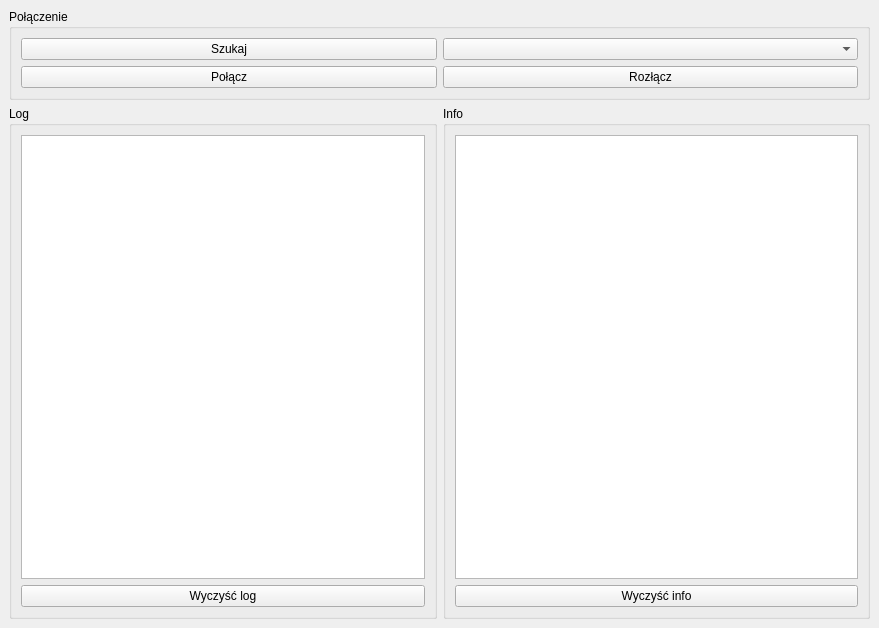
<?xml version="1.0" encoding="UTF-8"?>
<ui version="4.0">
 <class>connection</class>
 <widget class="QMainWindow" name="connection">
  <property name="geometry">
   <rect>
    <x>0</x>
    <y>0</y>
    <width>879</width>
    <height>628</height>
   </rect>
  </property>
  <property name="windowTitle">
   <string>MainWindow</string>
  </property>
  <widget class="QWidget" name="centralwidget">
   <layout class="QGridLayout" name="gridLayout_5">
    <item row="1" column="1">
     <widget class="QGroupBox" name="groupBox_4">
      <property name="title">
       <string>Info</string>
      </property>
      <layout class="QGridLayout" name="gridLayout">
       <item row="0" column="0">
        <widget class="QTextEdit" name="textEditInfo"/>
       </item>
       <item row="1" column="0">
        <widget class="QPushButton" name="pushButtonClearInfo">
         <property name="text">
          <string>Wyczyść info</string>
         </property>
        </widget>
       </item>
      </layout>
     </widget>
    </item>
    <item row="0" column="0" colspan="2">
     <widget class="QGroupBox" name="groupBox">
      <property name="title">
       <string>Połączenie</string>
      </property>
      <layout class="QGridLayout" name="gridLayout_2">
       <item row="0" column="0">
        <widget class="QPushButton" name="pushButtonSearch">
         <property name="text">
          <string>Szukaj</string>
         </property>
        </widget>
       </item>
       <item row="0" column="1">
        <widget class="QComboBox" name="comboBoxDevices"/>
       </item>
       <item row="1" column="0">
        <widget class="QPushButton" name="pushButtonConnect">
         <property name="text">
          <string>Połącz</string>
         </property>
        </widget>
       </item>
       <item row="1" column="1">
        <widget class="QPushButton" name="pushButtonCloseConnection">
         <property name="text">
          <string>Rozłącz</string>
         </property>
        </widget>
       </item>
      </layout>
     </widget>
    </item>
    <item row="1" column="0">
     <widget class="QGroupBox" name="groupBox_2">
      <property name="title">
       <string>Log</string>
      </property>
      <layout class="QGridLayout" name="gridLayout_3">
       <item row="0" column="0">
        <widget class="QTextEdit" name="textEditLogs"/>
       </item>
       <item row="1" column="0">
        <widget class="QPushButton" name="pushButtonClearLog">
         <property name="text">
          <string>Wyczyść log</string>
         </property>
        </widget>
       </item>
      </layout>
     </widget>
    </item>
   </layout>
  </widget>
 </widget>
 <resources/>
 <connections>
  <connection>
   <sender>pushButtonClearLog</sender>
   <signal>clicked()</signal>
   <receiver>textEditLogs</receiver>
   <slot>clear()</slot>
   <hints>
    <hint type="sourcelabel">
     <x>423</x>
     <y>488</y>
    </hint>
    <hint type="destinationlabel">
     <x>423</x>
     <y>417</y>
    </hint>
   </hints>
  </connection>
  <connection>
   <sender>pushButtonClearInfo</sender>
   <signal>clicked()</signal>
   <receiver>textEditInfo</receiver>
   <slot>clear()</slot>
   <hints>
    <hint type="sourcelabel">
     <x>721</x>
     <y>481</y>
    </hint>
    <hint type="destinationlabel">
     <x>722</x>
     <y>415</y>
    </hint>
   </hints>
  </connection>
 </connections>
</ui>
